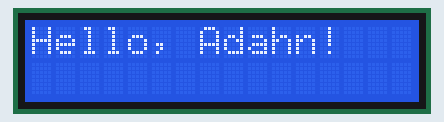
The sketch below on a simulated Arduino Uno, built with avr-gcc and run on an emulated ATmega328P. On the bench: 16×2 character LCD.

Above: at 1.6 s.
At 2.6 s:
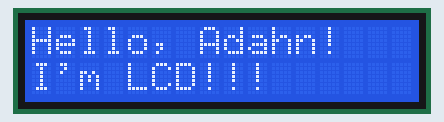

The sketch:

LcdTest.ino
```cpp
#include <Wire.h>
#include <LiquidCrystal_I2C.h>

LiquidCrystal_I2C lcd(0x3F, 2, 1, 0, 4, 5, 6, 7, 3, POSITIVE);  // Set the LCD I2C address

void setup()
{


  lcd.begin(16,2);

  for(int i = 0; i< 3; i++)
  {
    lcd.backlight();
    delay(250);
    lcd.noBacklight();
    delay(250);
  }
  lcd.backlight();

  lcd.setCursor(0,0);
  lcd.print("Hello, Adahn!");
  delay(1000);
  lcd.setCursor(0,1);
  lcd.print("I'm LCD!!!");
  delay(8000);


}

void loop()
{

}
```

Measured:
- what the display in image 0 shows lasts 1.0 s, from 1.6 s to 2.6 s
